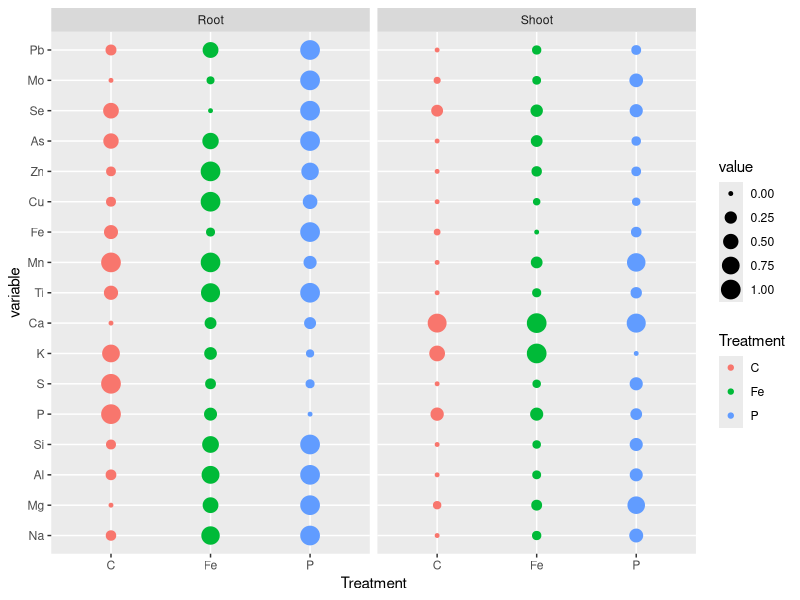
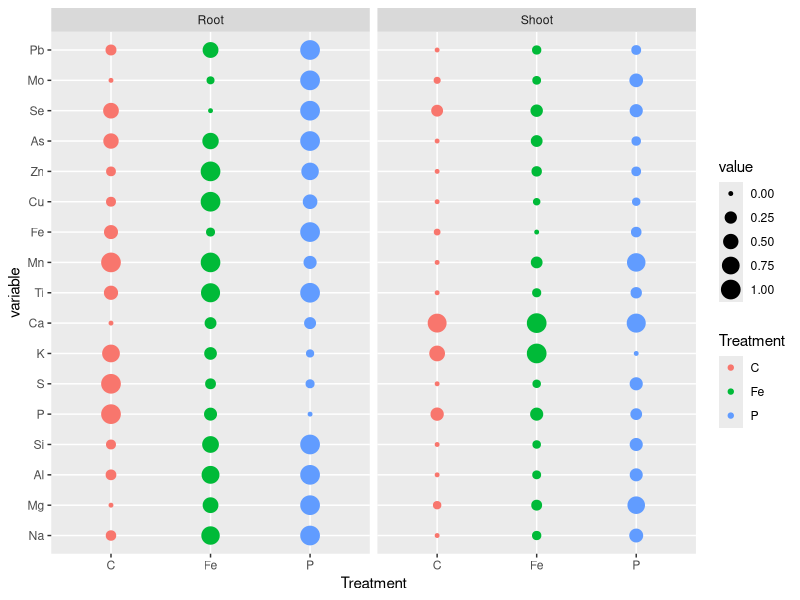

These charts were generated, in order, by the following R code:
library(plyr) 
library(dplyr)
library(reshape2)
library(caret)
library(ggplot2)


#Read csv ####
table <- read.csv("DATA_Gly-Reuptake_ICP_He.csv", sep=";",
                  header=T)


#Re-arrange table and mean value calculation ####
table2 <- melt(data = table, 
              id.vars = c("Tissue", "Treatment"), 
              variable.name = "Element", 
              value.name = "ppb"
               )

table3 <- dcast(table2, 
                Tissue + Treatment ~Element, 
                mean,
                value.var = "ppb") 


#Normalization and centration for each element####
#between 0 and 1 (according to range)
process1 <- preProcess(table3, method=c("range"))
norm_scale1 <- predict(process1, table3)

norm_scale <- melt(norm_scale1, id = c("Tissue","Treatment"))

ggplot(norm_scale, aes(Treatment, variable, size=value, colour = Treatment)) +
  geom_point() + 
  facet_wrap(~Tissue, ncol = 2)


ggsave(filename = "ICP_Bubbleplot.pdf", 
       plot = last_plot(), 
       dpi = 600, 
       units = "cm", 
       width = 80, 
       height = 70, 
       scale = 0.2)
